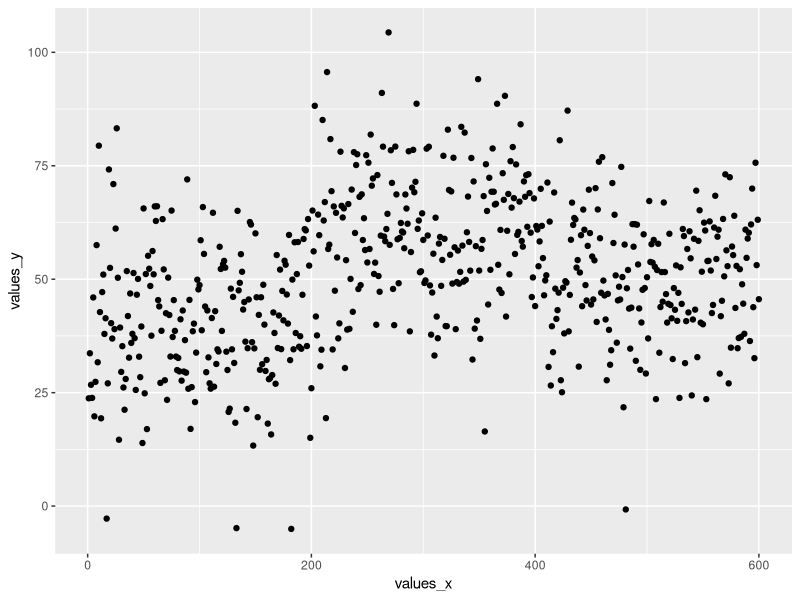
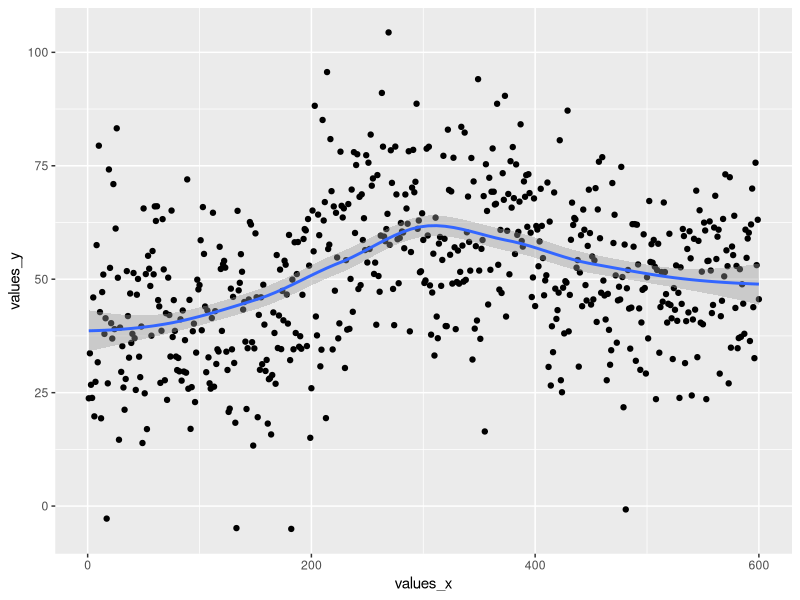
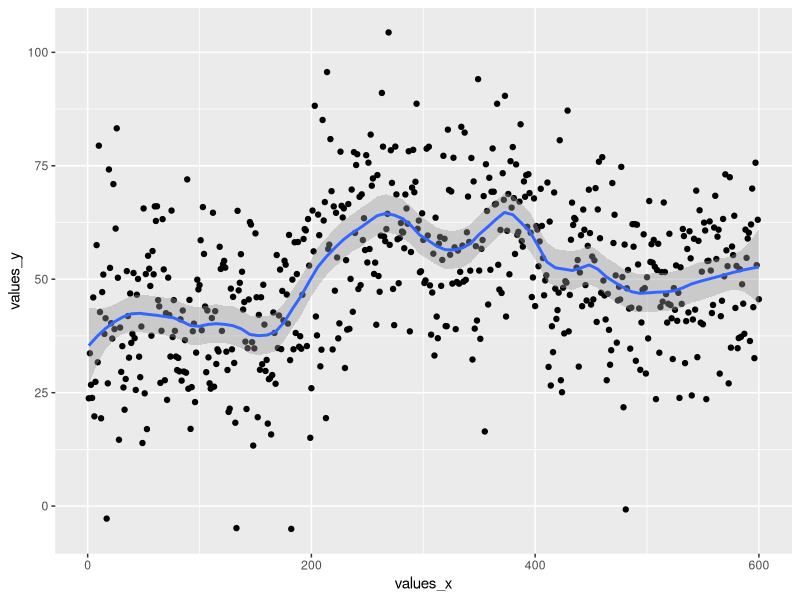
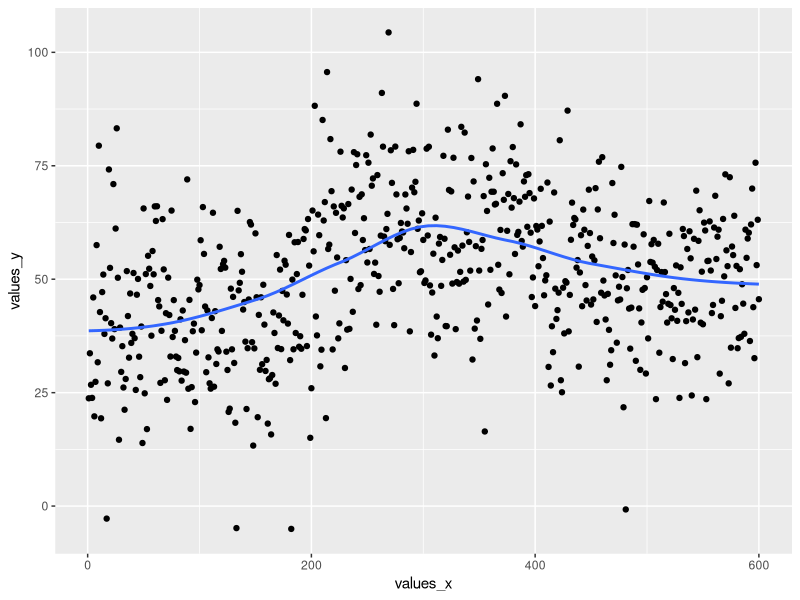
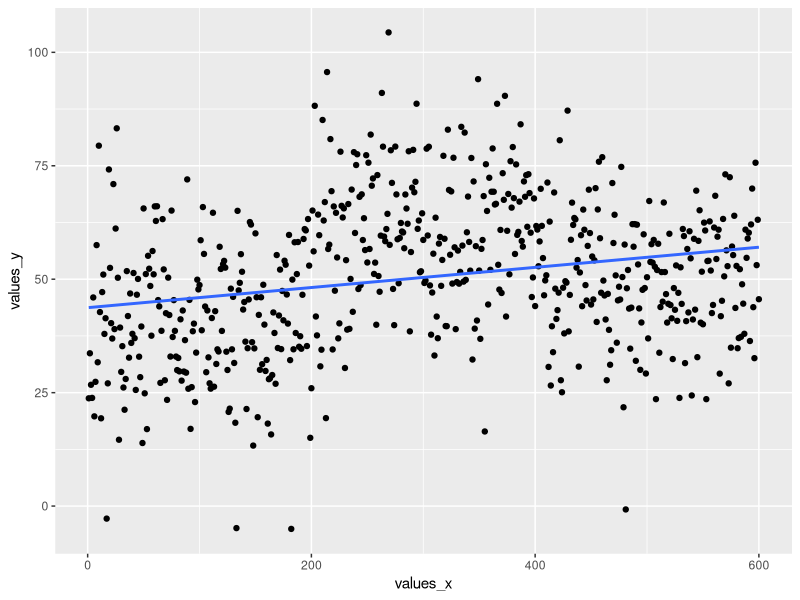
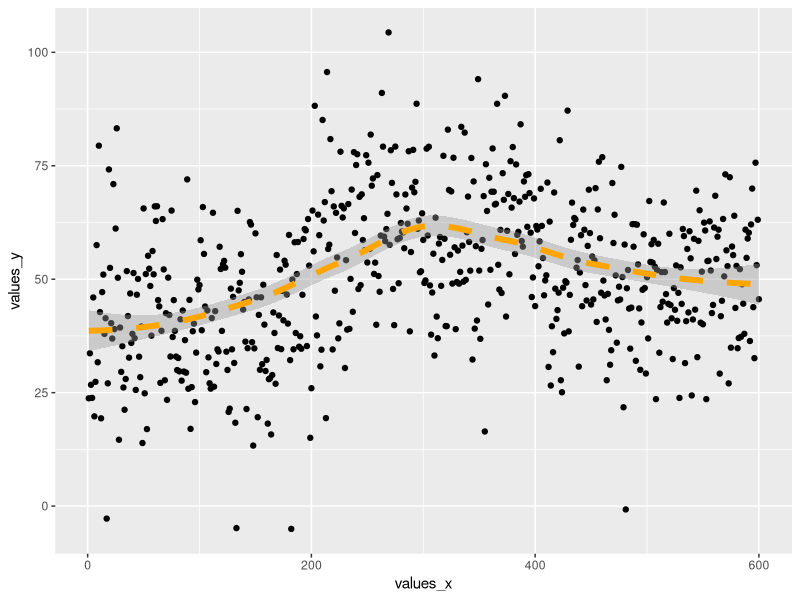

These charts were generated, in order, by the following R code:
## ---- chunk 1
knitr::opts_chunk$set(echo = TRUE, fig.align = "center")

# title: Adding a smoother line to a scatter plot
# author: jonathan
# revised: 21/3/2020

WEB <- c("https://bioceed.uib.no/dropfolder/bioSTATS/Rmd/Visualizing/Multiple/smoother-scatterplot.html")
GIT <- c("https://github.com/jonathansoule/biostats/blob/master/Visualizing/Multiple/smoother-scatterplot.Rmd")
library(ggplot2)
values_x <- 1:600
values_y <- c(rnorm(200, mean = 40, sd = 15), rnorm(200, mean = 60, sd = 15), rnorm(200, mean = 50, sd = 15))
## ---- chunk 2
# dataframe
df <- data.frame(values_x, values_y)
# structure of the dataframe
str(df)
## ---- chunk 3
ggplot(df, aes(values_x, values_y)) +
  geom_point()
## ---- chunk 4
ggplot(df, aes(values_x, values_y)) +
  geom_point() +
  geom_smooth()
## ---- chunk 5
ggplot(df, aes(values_x, values_y)) +
  geom_point() +
  geom_smooth(span = .2)
## ---- chunk 6
ggplot(df, aes(values_x, values_y)) +
  geom_point() +
  geom_smooth(se = FALSE)
## ---- chunk 7
ggplot(df, aes(values_x, values_y)) +
  geom_point() +
  geom_smooth(method = "lm", se = FALSE)
## ---- chunk 8
ggplot(df, aes(values_x, values_y)) +
  geom_point() +
  geom_smooth(size = 2, color = "orange", linetype = "dashed")
